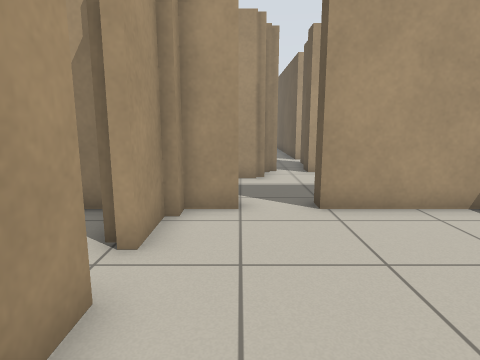
[1] (above)

22 first-person views from a walk through a world built for the Player/Stage simulator. The camera is 0.94 m above the floor, tilts 10° down and sees 75° across. Floor lines are 1 m apart. The floor is counted in squares, 0.5 m on a side. Each view is taken from the middle of a square. On the plan, view 1 faces up. The plan holds only what a view shows up to about 17 squares ahead; the rest is blank. The place goes on beyond the plan. The robots in the file are not drawn.

[2]
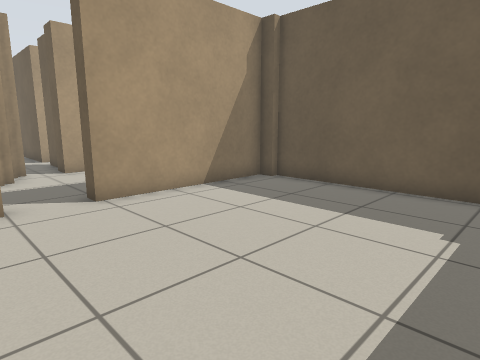

[3]
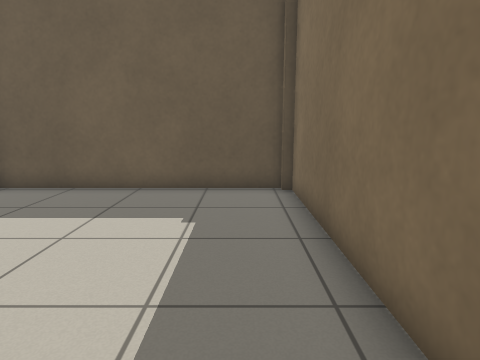

[4]
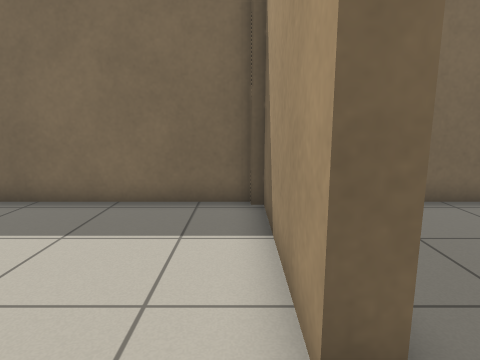

[5]
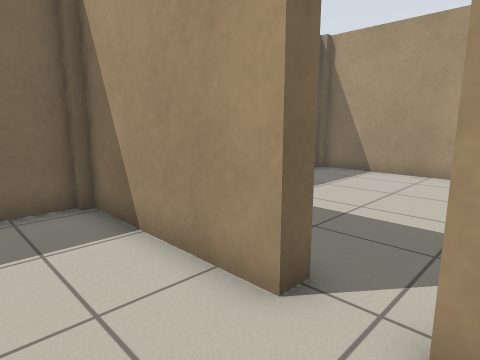

[6]
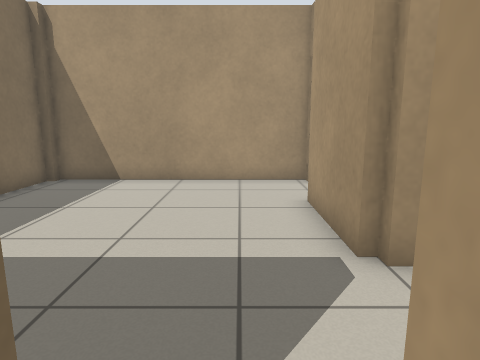

[7]
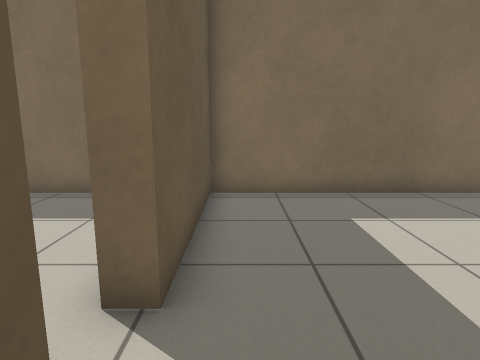

[8]
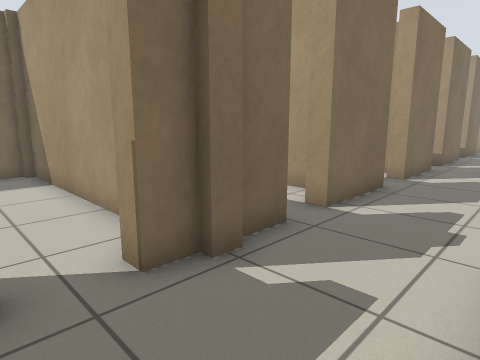

[9]
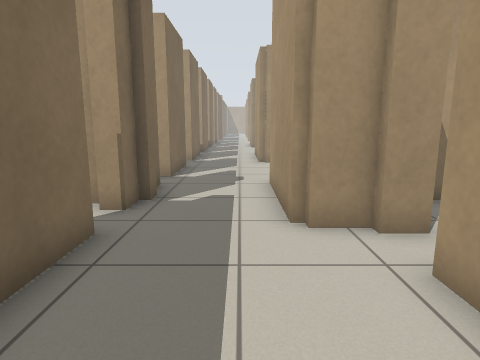

[10]
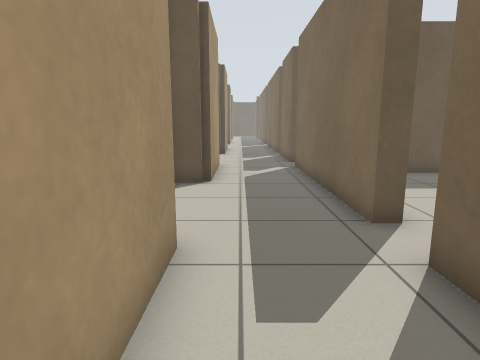

[11]
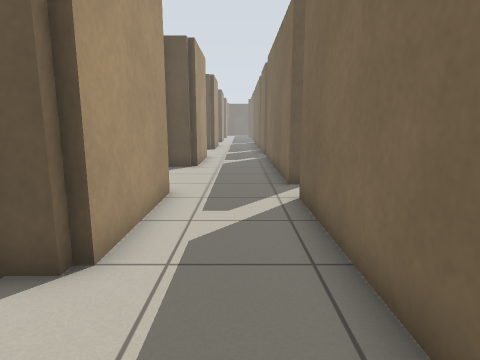

[12]
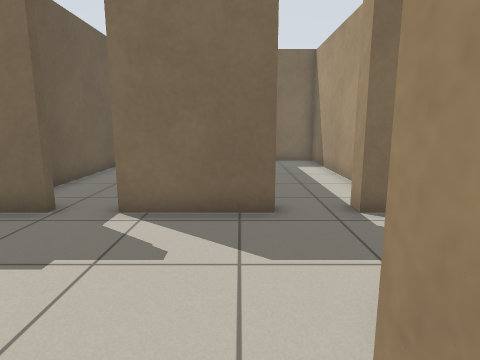

[13]
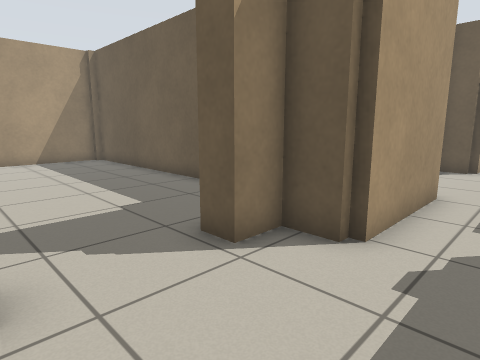

[14]
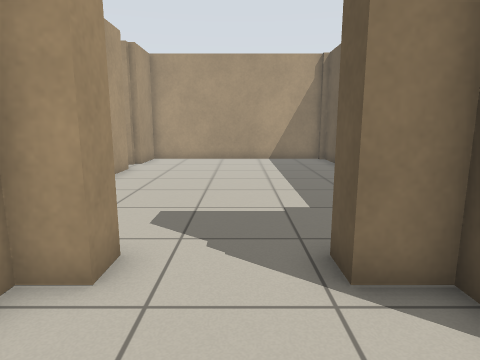

[15]
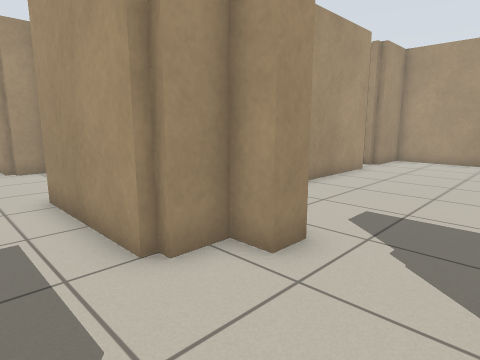

[16]
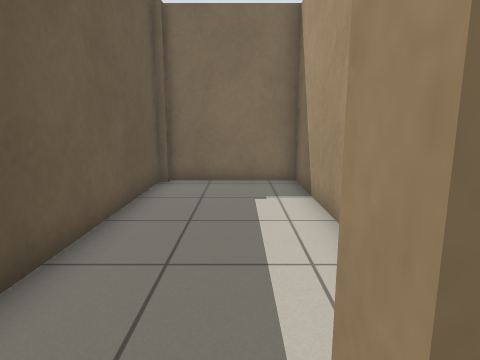

[17]
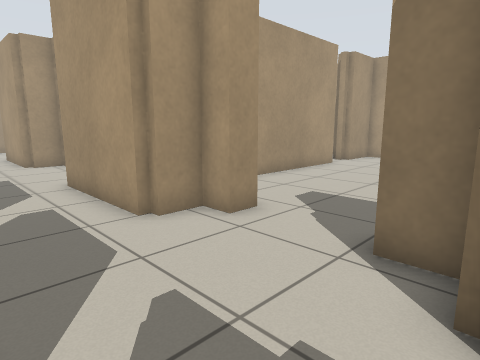

[18]
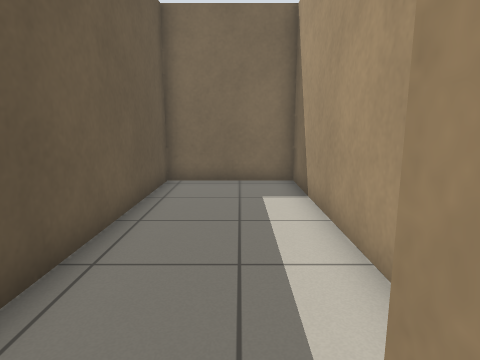

[19]
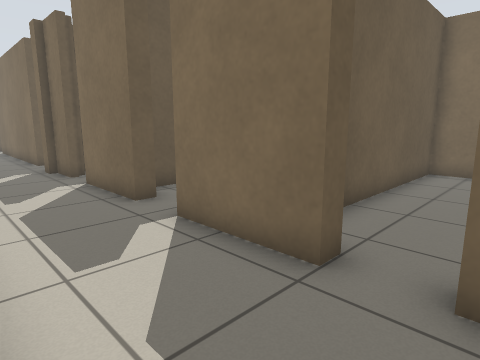

[20]
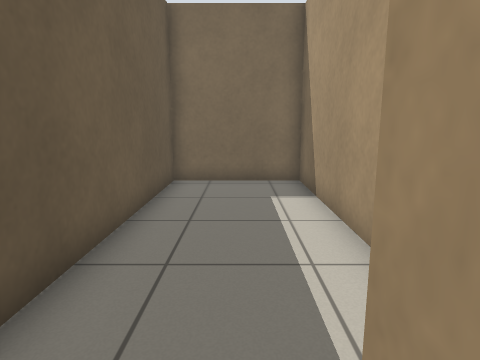

[21]
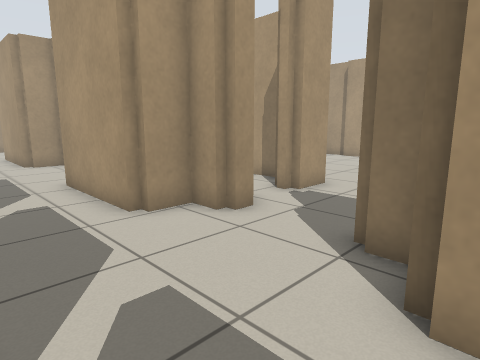

[22]
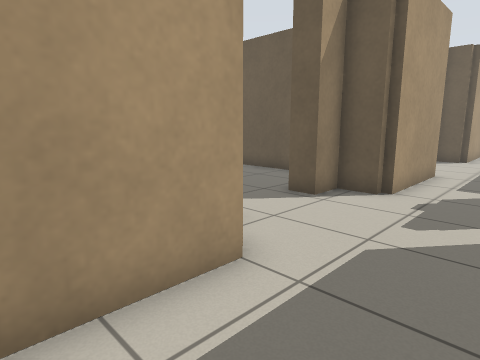

### Floor plan
Ten units are one square. View 1 is at (0, 0); x grows to the right and y downward. Boxes are objects, and circles mark ways between rooms. Rooms are numbered by the first view taken in them; rooms with no view inside come last. Other rooms are left out.
<svg viewBox="-309 -270 409 300">
<path fill="none" stroke="#000" d="M-22 -31 -16 -31 -16 22M0 -69 -13 -69M-13 21 -13 25 79 25 79 21M-16 -64 -16 -45M79 -63 79 -69 18 -69M83 22 83 -63M-49 -64 -49 -57 -86 -57M-114 21 -114 25 -22 25 -22 -31M-30 -69 -36 -69M-117 -64 -117 22M-124 -77 -117 -77 -117 -75 -108 -75 -108 -68M-139 -75 -122 -75M-92 -75 0 -75M-99 -114 -99 -110 -141 -110 -141 -114M-145 -124 -157 -124M-92 -124 -95 -124 -95 -112M-69 -124 -78 -124M-188 -68 -188 -75 -154 -75 -154 -68M-187 -124 -197 -124M-43 -112 -43 -122M-200 -114 -200 -110 -246 -110M-218 -46 -218 25 -175 25 -175 -62M-13 -69 -13 -62M-240 -68 -240 -75 -206 -75 -206 -68M6 -110 -40 -110 -40 -114M10 -113 5 -113M-255 -75 -255 -68M18 -69 18 -75 95 -75M-270 -35 -270 25 -227 25 -227 -54M35 -124 27 -124M95 -110 64 -110 64 -113 61 -113 61 -122M-218 -225 -218 -168M-123 -158 -123 -262M-187 -134 -187 -124M-157 -124 -157 -134M-197 -124 -197 -112M-218 -265 -218 -239M-145 -112 -145 -124M-291 -124 -301 -124 -301 -113M-304 -113 -304 -110M-292 -75 -255 -75M-289 -127 -292 -127M-251 -124 -259 -124M-169 -22 -169 25 -126 25 -126 21M-169 -60 -169 -51M-123 22 -123 -48"/>
<circle cx="-20" cy="-40" r="3" fill="#2a7"/>
<circle cx="5" cy="-70" r="3" fill="#2a7"/>
<circle cx="-100" cy="-70" r="3" fill="#2a7"/>
<circle cx="-170" cy="-125" r="3" fill="#2a7"/>
<circle cx="-260" cy="-90" r="3" fill="#2a7"/>
<circle cx="-140" cy="-70" r="3" fill="#2a7"/>
<circle cx="-150" cy="-70" r="3" fill="#2a7"/>
<text x="30" y="-20">1</text>
<text x="-70" y="-20">2</text>
<text x="-120" y="-80">3</text>
<text x="-170" y="-200">4</text>
<text x="-280" y="-100">5</text>
<text x="-150" y="-20">6</text>
</svg>
Room 1 opens to room 2. Room 1 opens to room 3. Room 2 opens to room 3. Room 3 opens to room 4. Room 3 opens to room 5. Room 3 opens to room 6.

Where each view was taken, in squares from view 1:
view 1: 0 up, 0 right, facing up
view 2: 1 down, 1 left, facing up-right
view 3: 1 down, 1 left, facing right
view 4: 5 up, 1 left, facing down
view 5: 5 up, 1 right, facing down-left
view 6: 4 up, 1 left, facing left
view 7: 6 up, 3 left, facing down
view 8: 11 up, 9 left, facing down-left
view 9: 10 up, 4 left, facing left
view 10: 10 up, 4 left, facing right
view 11: 9 up, 8 left, facing right
view 12: 14 up, 18 left, facing down
view 13: 9 up, 19 left, facing up-right
view 14: 9 up, 17 left, facing up
view 15: 9 up, 16 left, facing up-left
view 16: 8 up, 15 left, facing down
view 17: 8 up, 14 left, facing up-left
view 18: 8 up, 20 left, facing down
view 19: 11 up, 26 left, facing down-right
view 20: 8 up, 25 left, facing down
view 21: 8 up, 24 left, facing up-left
view 22: 8 up, 23 left, facing up-right
